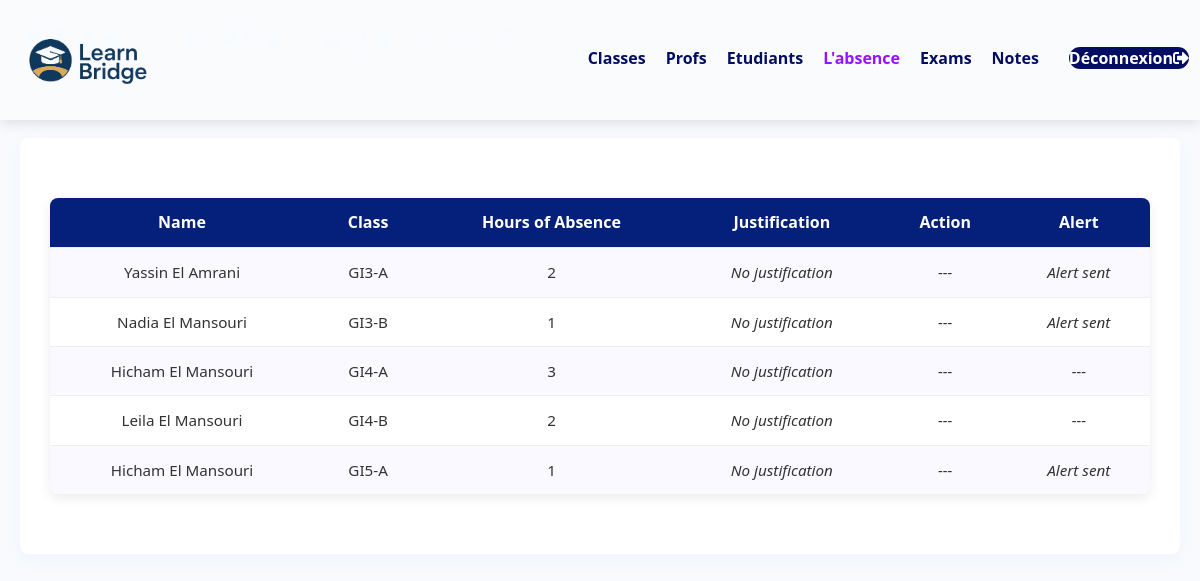
The app's page /app/views/admin/admin_absences.php, older data.
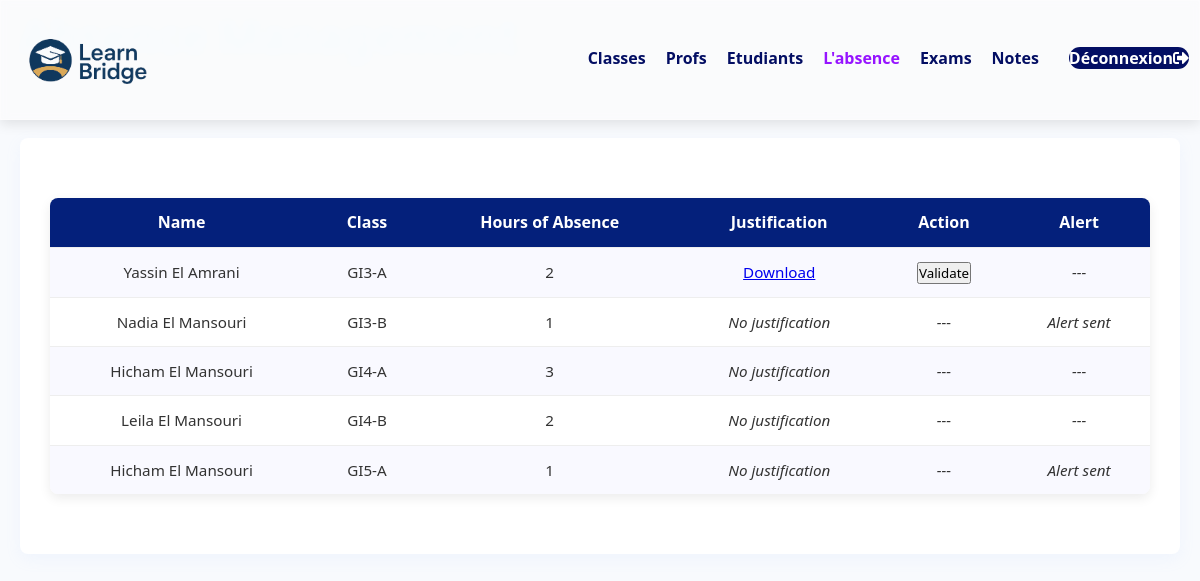
The same page, newer data.
### tables this page shows
CREATE TABLE `absence` (
  `id` int(11) NOT NULL,
  `student_id` int(11) NOT NULL,
  `class_id` int(11) NOT NULL,
  `date` date NOT NULL,
  `hours_absent` int(11) DEFAULT 0,
  `justification_file` varchar(255) DEFAULT NULL,
  `is_validated` tinyint(1) DEFAULT 0,
  `alert_sent` tinyint(1) DEFAULT 0
);

CREATE TABLE `students` (
  `id` int(11) NOT NULL,
  `email` varchar(255) NOT NULL,
  `phone` varchar(15) DEFAULT NULL,
  `school_id` int(11) DEFAULT NULL,
  `full_name` varchar(255) DEFAULT NULL,
  `password` varchar(255) DEFAULT NULL,
  `username` varchar(255) DEFAULT NULL
);

CREATE TABLE `classes` (
  `id` int(11) NOT NULL,
  `name` varchar(100) NOT NULL,
  `school_id` int(11) DEFAULT NULL,
  `grade` varchar(50) NOT NULL
);

### app/views/admin/admin_absences.php (the view, shortened to what this page needs)
<?php
$conn = new mysqli("localhost", "root", "", "school_db");
$sql = "
SELECT
    a.*,
    s.full_name,
    c.name AS class_name
FROM
    absence a
JOIN
    students s ON a.student_id = s.id
JOIN
    classes c ON a.class_id = c.id
";
$result = $conn->query($sql);
?>
<!DOCTYPE html>
<html>
<head>
    <link rel="stylesheet" href="../style.css">
    <link rel="stylesheet" href="https://cdnjs.cloudflare.com/ajax/libs/font-awesome/5.15.3/css/all.min.css">
</head>
<body>
    <nav>
        <div class="logo-container">
            <img src="../images/logo.png" alt="School Logo">
        </div>
        <div class="nav-links">
            <ul>
                <li><a href="classes.php">Classes</a></li>
                <li><a href="teacher.php">Profs</a></li>
                <li><a href="students.php">Etudiants</a></li>
                <li><a href="admin_absences.php" style="color: rgb(150, 20, 255)">L'absence</a></li>
                <li><a href="exams.php">Exams</a></li>
                <li><a href="notes.php">Notes</a></li>
                <li><a href="logout.php" class="login-btn">Déconnexion<i class="fas fa-sign-out-alt"></i></a></li>
            </ul>
        </div>
    </nav>
    <main class="students-section">
        <div class="students-header">
            <h1 style="color: aliceblue;">Absence Management</h1>
        </div>
        <div class="students-container">
            <table>
                <tr>
                    <th>Name</th>
                    <th>Class</th>
                    <th>Hours of Absence</th>
                    <th>Justification</th>
                    <th>Action</th>
                    <th>Alert</th>
                </tr>
                <?php while($row = $result->fetch_assoc()): ?>
                <tr>
                    <td><?= htmlspecialchars($row['full_name']) ?></td>
                    <td><?= htmlspecialchars($row['class_name']) ?></td>
                    <td><?= $row['hours_absent'] ?></td>
                    <td>
                        <?php if ($row['justification_file']): ?>
                            <a href="?file=<?= urlencode($row['justification_file']) ?>">Download</a>
                        <?php else: ?>
                            <em>No justification</em>
                        <?php endif; ?>
                    </td>
                    <td>
                        <?php if ($row['justification_file']): ?>
                            <form method="POST" style="display:inline;">
                                <button class="validation" type="submit" name="validate" onclick="return confirm('Confirm validation?');">Validate</button>
                            </form>
                        <?php else: ?>
                            <em>---</em>
                        <?php endif; ?>
                    </td>
                    <td>
                        <?php if ($row['hours_absent'] > 9 && !$row['alert_sent']): ?>
                            <form method="POST" style="display:inline;">
                                <input type="hidden" name="alert_id" value="<?= $row['id'] ?>">
                                <button class="alert-btn" type="submit" onclick="return confirm('Send alert to student?')">Alert</button>
                            </form>
                        <?php elseif ($row['alert_sent']): ?>
                            <em class="alertsent">Alert sent</em>
                        <?php else: ?>
                            <em>---</em>
                        <?php endif; ?>
                    </td>
                </tr>
                <?php endwhile; ?>
            </table>
        </div>
    </main>
</body>
</html>

Row changes from the older to the newer data that the page shows:
changed absence "Yassin El Amrani": justification_file "No justification ---" → "Download Validate"; alert_sent "Alert sent" → "---"
